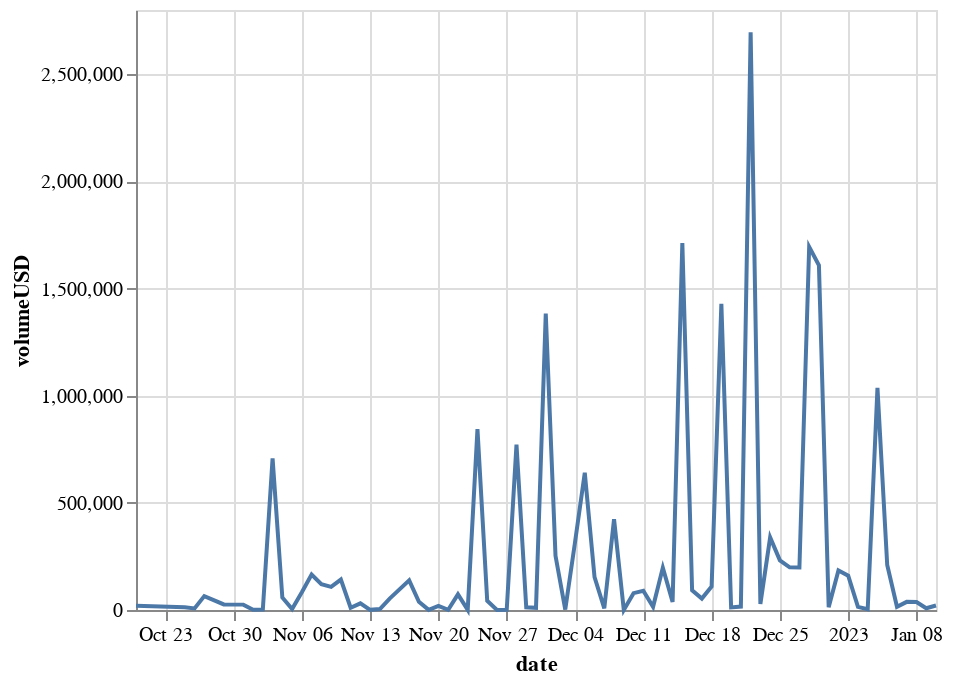

The notebook cell this image was saved under:
### Code cell
# - total FrxETH/sfrxeth volume 
from subgrounds import Subgrounds

sg = Subgrounds()
sg_curve_vol = sg.load_subgraph(url_subgraphs.convex.curve_vol_mainnet)
q = sg_curve_vol.Query.swapVolumeSnapshots(where={"pool": "0xa1f8a6807c402e4a15ef4eba36528a3fed24e577"}, first=1000)
df_frxeth_pool = sg.query_df([q.timestamp, q.volumeUSD])
df_frxeth_pool = remove_prefix(df_frxeth_pool, 'swapVolumeSnapshots_')
df_frxeth_pool.timestamp = pd.to_datetime(df_frxeth_pool.timestamp, unit='s')
df_frxeth_pool['date'] = pd.to_datetime(df_frxeth_pool.timestamp.dt.date)
df_frxeth_pool = df_frxeth_pool.groupby("date").max().reset_index()[['date', 'volumeUSD']]
df_frxeth_pool.volumeUSD /= 2
print(df_frxeth_pool.volumeUSD.sum()) 
alt.Chart(df_frxeth_pool).mark_line().encode(x="date:T", y="volumeUSD:Q")

### Figure 1 — Vega-Lite specification as saved in the notebook (floating-point values rounded to 4 significant figures)
{"$schema": "https://vega.github.io/schema/vega-lite/v4.17.0.json", "config": {"view": {"continuousHeight": 300, "continuousWidth": 400}}, "data": {"name": "data-352fc1add62ecb159124346fa7720bcf"}, "datasets": {"data-352fc1add62ecb159124346fa7720bcf": [{"date": "2022-10-20T00:00:00", "volumeUSD": 20120.0}, {"date": "2022-10-25T00:00:00", "volumeUSD": 12780.0}, {"date": "2022-10-26T00:00:00", "volumeUSD": 7341.0}, {"date": "2022-10-27T00:00:00", "volumeUSD": 64720.0}, {"date": "2022-10-29T00:00:00", "volumeUSD": 26060.0}, {"date": "2022-10-31T00:00:00", "volumeUSD": 25100.0}, {"date": "2022-11-01T00:00:00", "volumeUSD": 796.7}, {"date": "2022-11-02T00:00:00", "volumeUSD": 1841.0}, {"date": "2022-11-03T00:00:00", "volumeUSD": 707700.0}, {"date": "2022-11-04T00:00:00", "volumeUSD": 58120.0}, {"date": "2022-11-05T00:00:00", "volumeUSD": 4094.0}, {"date": "2022-11-06T00:00:00", "volumeUSD": 82730.0}, {"date": "2022-11-07T00:00:00", "volumeUSD": 165600.0}, {"date": "2022-11-08T00:00:00", "volumeUSD": 120600.0}, {"date": "2022-11-09T00:00:00", "volumeUSD": 107800.0}, {"date": "2022-11-10T00:00:00", "volumeUSD": 142200.0}, {"date": "2022-11-11T00:00:00", "volumeUSD": 10450.0}, {"date": "2022-11-12T00:00:00", "volumeUSD": 31140.0}, {"date": "2022-11-13T00:00:00", "volumeUSD": 638.0}, {"date": "2022-11-14T00:00:00", "volumeUSD": 4412.0}, {"date": "2022-11-15T00:00:00", "volumeUSD": 53430.0}, {"date": "2022-11-17T00:00:00", "volumeUSD": 138600.0}, {"date": "2022-11-18T00:00:00", "volumeUSD": 38550.0}, {"date": "2022-11-19T00:00:00", "volumeUSD": 693.6}, {"date": "2022-11-20T00:00:00", "volumeUSD": 19050.0}, {"date": "2022-11-21T00:00:00", "volumeUSD": 564.3}, {"date": "2022-11-22T00:00:00", "volumeUSD": 73180.0}, {"date": "2022-11-23T00:00:00", "volumeUSD": 601.3}, {"date": "2022-11-24T00:00:00", "volumeUSD": 844300.0}, {"date": "2022-11-25T00:00:00", "volumeUSD": 42860.0}, {"date": "2022-11-26T00:00:00", "volumeUSD": 0.8144}, {"date": "2022-11-27T00:00:00", "volumeUSD": 1396.0}, {"date": "2022-11-28T00:00:00", "volumeUSD": 772300.0}, {"date": "2022-11-29T00:00:00", "volumeUSD": 12660.0}, {"date": "2022-11-30T00:00:00", "volumeUSD": 10330.0}, {"date": "2022-12-01T00:00:00", "volumeUSD": 1384000.0}, {"date": "2022-12-02T00:00:00", "volumeUSD": 253000.0}, {"date": "2022-12-03T00:00:00", "volumeUSD": 2031.0}, {"date": "2022-12-04T00:00:00", "volumeUSD": 316500.0}, {"date": "2022-12-05T00:00:00", "volumeUSD": 640500.0}, {"date": "2022-12-06T00:00:00", "volumeUSD": 153400.0}, {"date": "2022-12-07T00:00:00", "volumeUSD": 7515.0}, {"date": "2022-12-08T00:00:00", "volumeUSD": 423700.0}, {"date": "2022-12-09T00:00:00", "volumeUSD": 428.2}, {"date": "2022-12-10T00:00:00", "volumeUSD": 78560.0}, {"date": "2022-12-11T00:00:00", "volumeUSD": 89790.0}, {"date": "2022-12-12T00:00:00", "volumeUSD": 14860.0}, {"date": "2022-12-13T00:00:00", "volumeUSD": 197300.0}, {"date": "2022-12-14T00:00:00", "volumeUSD": 37870.0}, {"date": "2022-12-15T00:00:00", "volumeUSD": 1712000.0}, {"date": "2022-12-16T00:00:00", "volumeUSD": 92310.0}, {"date": "2022-12-17T00:00:00", "volumeUSD": 53110.0}, {"date": "2022-12-18T00:00:00", "volumeUSD": 109500.0}, {"date": "2022-12-19T00:00:00", "volumeUSD": 1429000.0}, {"date": "2022-12-20T00:00:00", "volumeUSD": 11960.0}, {"date": "2022-12-21T00:00:00", "volumeUSD": 16090.0}, {"date": "2022-12-22T00:00:00", "volumeUSD": 2696000.0}, {"date": "2022-12-23T00:00:00", "volumeUSD": 28400.0}, {"date": "2022-12-24T00:00:00", "volumeUSD": 338900.0}, {"date": "2022-12-25T00:00:00", "volumeUSD": 231600.0}, {"date": "2022-12-26T00:00:00", "volumeUSD": 199300.0}, {"date": "2022-12-27T00:00:00", "volumeUSD": 198000.0}, {"date": "2022-12-28T00:00:00", "volumeUSD": 1695000.0}, {"date": "2022-12-29T00:00:00", "volumeUSD": 1609000.0}, {"date": "2022-12-30T00:00:00", "volumeUSD": 12690.0}, {"date": "2022-12-31T00:00:00", "volumeUSD": 184200.0}, {"date": "2023-01-01T00:00:00", "volumeUSD": 160400.0}, {"date": "2023-01-02T00:00:00", "volumeUSD": 14350.0}, {"date": "2023-01-03T00:00:00", "volumeUSD": 3382.0}, {"date": "2023-01-04T00:00:00", "volumeUSD": 1037000.0}, {"date": "2023-01-05T00:00:00", "volumeUSD": 210100.0}, {"date": "2023-01-06T00:00:00", "volumeUSD": 15140.0}, {"date": "2023-01-07T00:00:00", "volumeUSD": 37990.0}, {"date": "2023-01-08T00:00:00", "volumeUSD": 37010.0}, {"date": "2023-01-09T00:00:00", "volumeUSD": 8007.0}, {"date": "2023-01-10T00:00:00", "volumeUSD": 20810.0}]}, "encoding": {"x": {"field": "date", "type": "temporal"}, "y": {"field": "volumeUSD", "type": "quantitative"}}, "mark": "line"}
